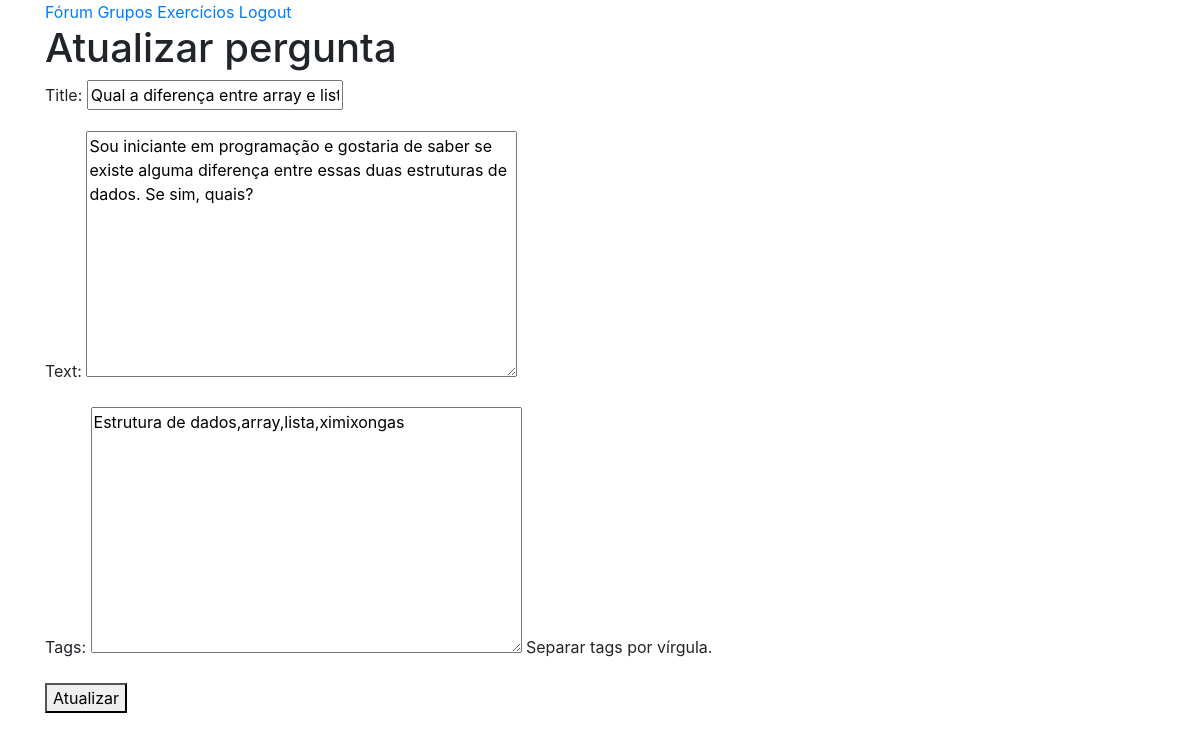
The page /forum/qual-a-diferenca-entre-array-e-lista/update/ (signed in) on the database as committed earlier.
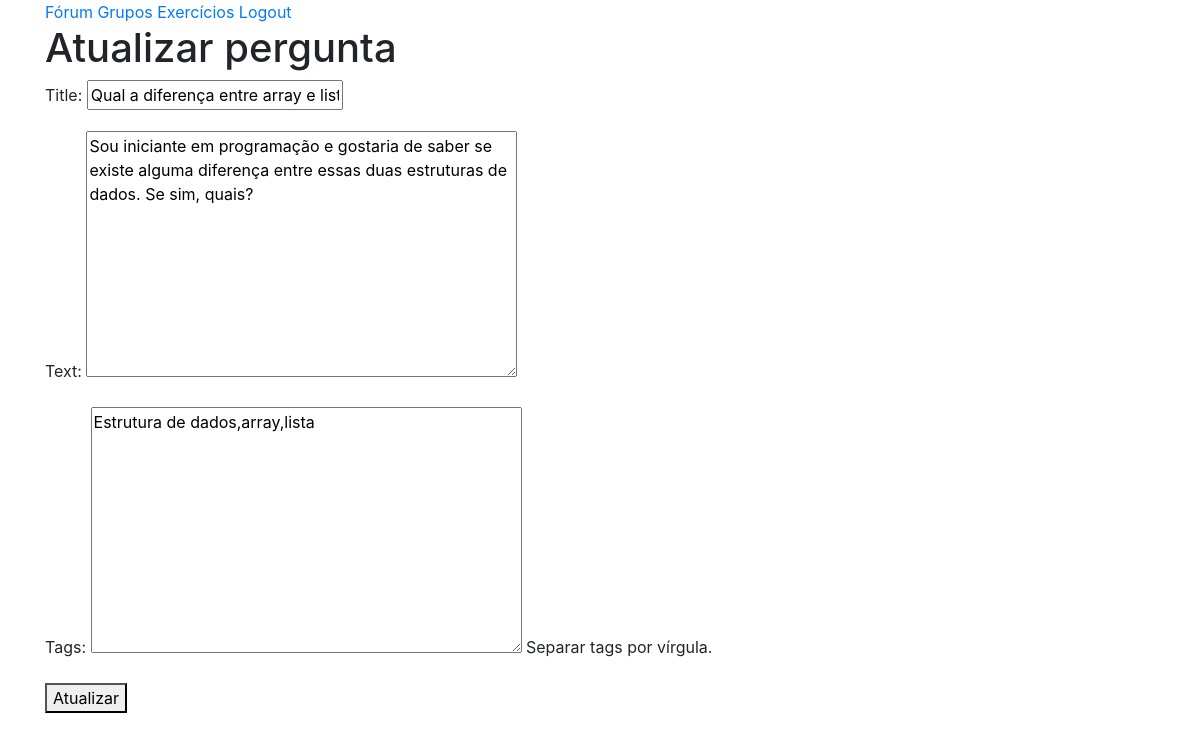
The same page on the database as committed later.
### forum/models.py (models this page shows, shortened)
class Question(models.Model):
    user = models.ForeignKey(User, on_delete=models.CASCADE)
    title = models.CharField(max_length=120)
    text = models.TextField(max_length=500)
    views = models.IntegerField(default=0)
    likes = models.ManyToManyField(User, related_name='likes')
    tags = models.TextField(help_text='Separar tags por vírgula.')
    published = models.DateTimeField(auto_now_add=True)
    updated = models.DateTimeField(auto_now=True)
    slug = models.SlugField(max_length=200, blank=True, null=True)
    objects = QuestionManager()
    class Meta:
        ordering = ['-published']

### forum/views.py (the view)
# urls.py: path('<str:slug>/update/', views.QuestionUpdateView.as_view(), name='update'),
class QuestionUpdateView(LoginRequiredMixin, UpdateView):
    template_name = 'forum/question_update.html'
    form_class = QuestionForm
    model = Question

### forum/forms.py
class QuestionForm(forms.ModelForm):
    class Meta:
        model = Question
        fields = [
            'title',
            'text',
            'tags',
        ]

### forum/models.py (called while the page is built)
    def get_queryset(self):
        return QuestionQuerySet(self.model, using=self._db)

### forum/templates/forum/question_update.html (shortened to what this page needs)
{% extends "base.html" %}
{% block content %}
    <h1>Atualizar pergunta</h1>
    <form method="post">
        {{ form.as_p }}
        <button type="submit">Atualizar</button>
    </form>
{% endblock  %}

### templates/base.html (shortened to what this page needs)
<!DOCTYPE html>
<html lang="en">
<head>
    {% include "snippets/css.html" %}
</head>
<body>
    {% include "snippets/nav.html" %}
    <div class="container">
        {% block content %}
        {% endblock %}
    </div>
</body>
</html>

### templates/snippets/css.html (shortened to what this page needs)
<link rel="stylesheet" href="https://maxcdn.bootstrapcdn.com/bootstrap/4.0.0-beta.3/css/bootstrap.min.css">

### templates/snippets/nav.html
<div class="container">
    {% if request.user.is_authenticated %}
        <a href="{% url 'forum:questions' %}">Fórum</a>
        <a href="">Grupos</a>
        <a href="">Exercícios</a>
        <a href="{% url 'logout' %}">Logout</a>
    {% else %}
        <a href="{% url 'login' %}">Entrar</a>
        <a href="">Registrar</a>
    {% endif %}
</div>

### templates/snippets/js.html (shortened to what this page needs)
{% load static %}

Rows that differ between the two databases and show on the page:
changed Question "Qual a diferença entre array e lista?": tags "Estrutura de dados,array,lista,ximixongas" → "Estrutura de dados,array,lista"
